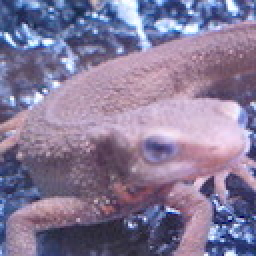
#> input picture Q_61_70/imori.jpg, 128 x 128 px (shown 2 times larger)
$ python 66.py   (older library calls are emulated)
#> lines starting #> are read from the running program, lines starting #| are printed output that depends on the picture
### Q_61_70/save.py
import cv2

def result(img, name):
    cv2.imwrite(name+".jpg", img)
    cv2.imshow(name, img)
    cv2.waitKey(0)
    cv2.destroyAllWindows()

### Q_61_70/66.py

# coding: utf-8

# In[1]:


import cv2
import numpy as np
from save import result

img = cv2.imread("imori.jpg").astype(np.float32)
H, W, C = img.shape
#> H = 128; W = 128; C = 3


# In[10]:


gray_img = 0.2126 * img[:,:,2] + 0.7152 * img[:,:,1] + 0.0722 * img[:,:, 0]
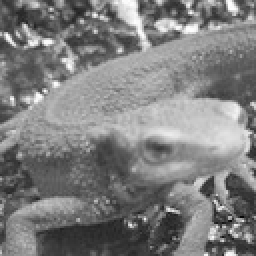
#> gray_img: shape (128, 128) float32 (shown 2 times larger); min 6.71, max 254.4, mean 126.7
gray_img = np.pad(gray_img, (1,1), 'edge')
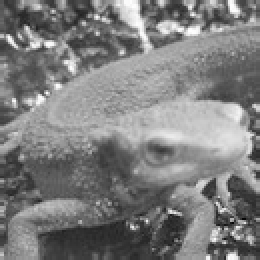
#> gray_img: shape (130, 130) float32 (shown 2 times larger); min 6.71, max 254.4, mean 126.2

# gradients
gx = gray_img[1:H+1, 2:] - gray_img[1:H+1, :W]
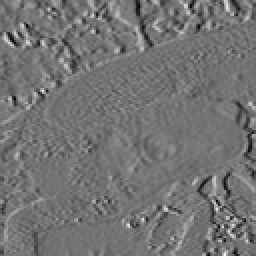
#> gx: shape (128, 128) float32 (shown 2 times larger); min -175, max 211.2, mean -0.1; drawn with min black and max white
gy = gray_img[2:, 1:W+1] - gray_img[:H, 1:W+1]
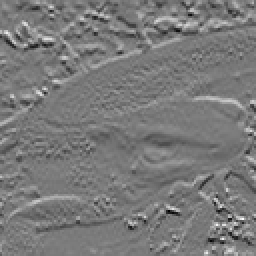
#> gy: shape (128, 128) float32 (shown 2 times larger); min -200.7, max 218, mean -0.4; drawn with min black and max white

# magnitude and angle of gradients
mag = np.sqrt(np.power(gx, 2) + np.power(gy, 2))
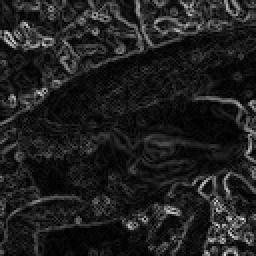
#> mag: shape (128, 128) float32 (shown 2 times larger); min 0.0682, max 230.8, mean 31.7
ang = np.arctan(gy / gx) + np.pi/2
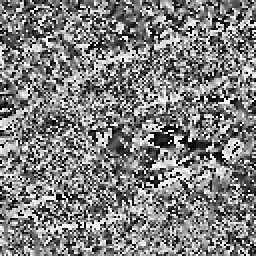
#> ang: shape (128, 128) float32 (shown 2 times larger); min 0, max 3.14, mean 1.57; drawn with min black and max white


# In[11]:


mag = (mag / np.max(mag) * 255).astype(np.uint8)
# quantize the angle of gradients
q_ang = np.zeros_like(ang, dtype=np.int)
d = np.pi / 9
for i in range(9):
    q_ang[np.where((ang >= d * i) & (ang <= d * (i+1)))] = i


# In[4]:


result(mag, "66_mag")


# In[12]:


out = np.zeros((H, W, C), dtype=np.uint8)
colors = [[255, 0, 0], [0, 255, 0], [0, 0, 255], [255, 255, 0], [255, 0, 255], [0, 255, 255],
               [127, 127, 0], [127, 0, 127], [0, 127, 127]]

for i in range(9):
    out[q_ang == i] = colors[i]


# In[13]:


result(out, "66_ang")
#> call 2 of result, with name = '66_ang'
#> in result (call 2), `cv2.imwrite(name+".jpg", img)`:
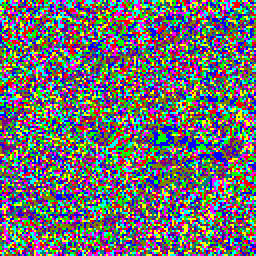
#> saved as 66_ang.jpg: shape (128, 128, 3) (shown 2 times larger); mean B, G, R 112.2, 109.3, 109.2
